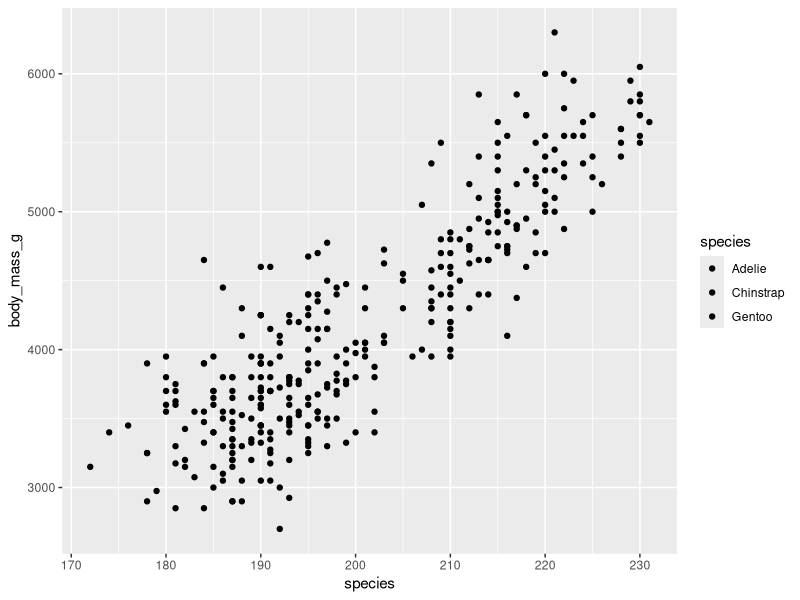
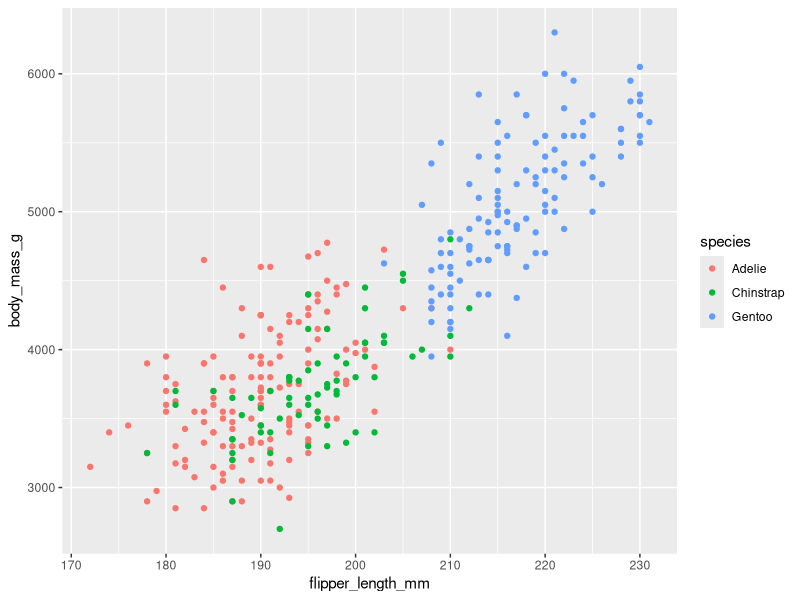

The R source for these figures, in order:
library('ggplot2')
library('palmerpenguins')

ggplot(data=penguins, aes(x=species, fill=species)) +
  geom_point(mapping=aes(x=flipper_length_mm, y=body_mass_g))  

ggplot(data=penguins) +
  geom_point(mapping=aes(x=flipper_length_mm, y=body_mass_g, color=species)) 